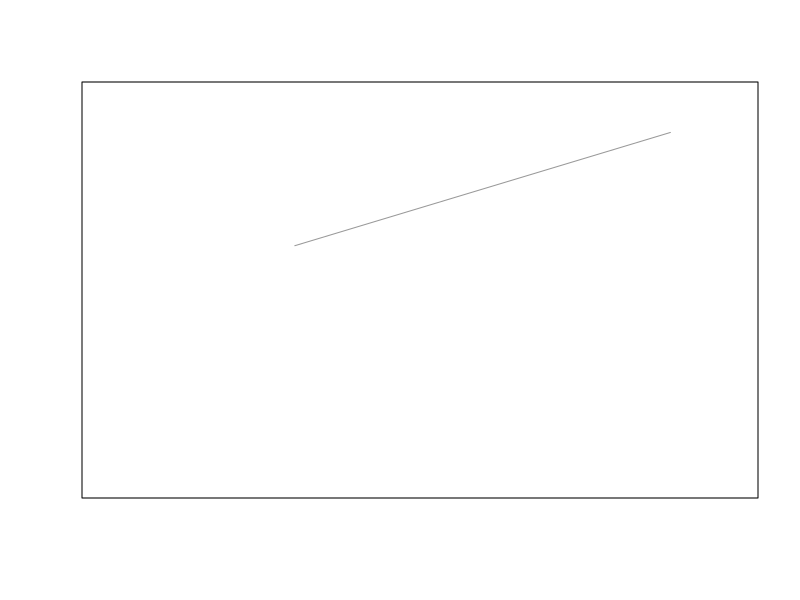

Write R code to recreate this figure. (Note: this script raises an error after producing the figure.)

plot(0, 0, type="n",
     xaxt="n", yaxt="n", xlab=NA, ylab=NA,
     xlim=c(-10, 0), ylim=c(-10, 0), cex.lab=1.3)
curve(0.49*x-0.42, -7, -1, lty=1, add=T, lwd=1, col = "gray60")
points(subset(dataDVSIII, d<11, select=c("P50", "pxgs50")), type="l", col=Cols[3])
points(subset(dataDVSI, LAI==3 & h3==1 & d<11, select=c("P50", "pxgs50")), type="l", col=Cols[1])
points(subset(dataDVSI, LAI==3 & h3==100 & d<11, select=c("P50", "pxgs50")), type="l", lty=2, col=Cols[1])

axis(1, xlim=c(-10, 0), pos=-10, lwd=2, at=c(-10, -5, 0))
mtext(expression(psi[x50]~(MPa)), side=1, line=3, cex=1.3)
axis(2, ylim=c(-10, 0), pos=-10, lwd=2, at=c(-10, -5, 0))
mtext(expression(psi[x*", "*italic(g[s]*50)]~(MPa)), side=2, line=2, cex=1.3)
text(-10*0.965, -10*0.05, "c", cex=1.3)
legend("bottomright", c("Klein 2014"), lty=1, lwd=1, col = "gray60")
box()
